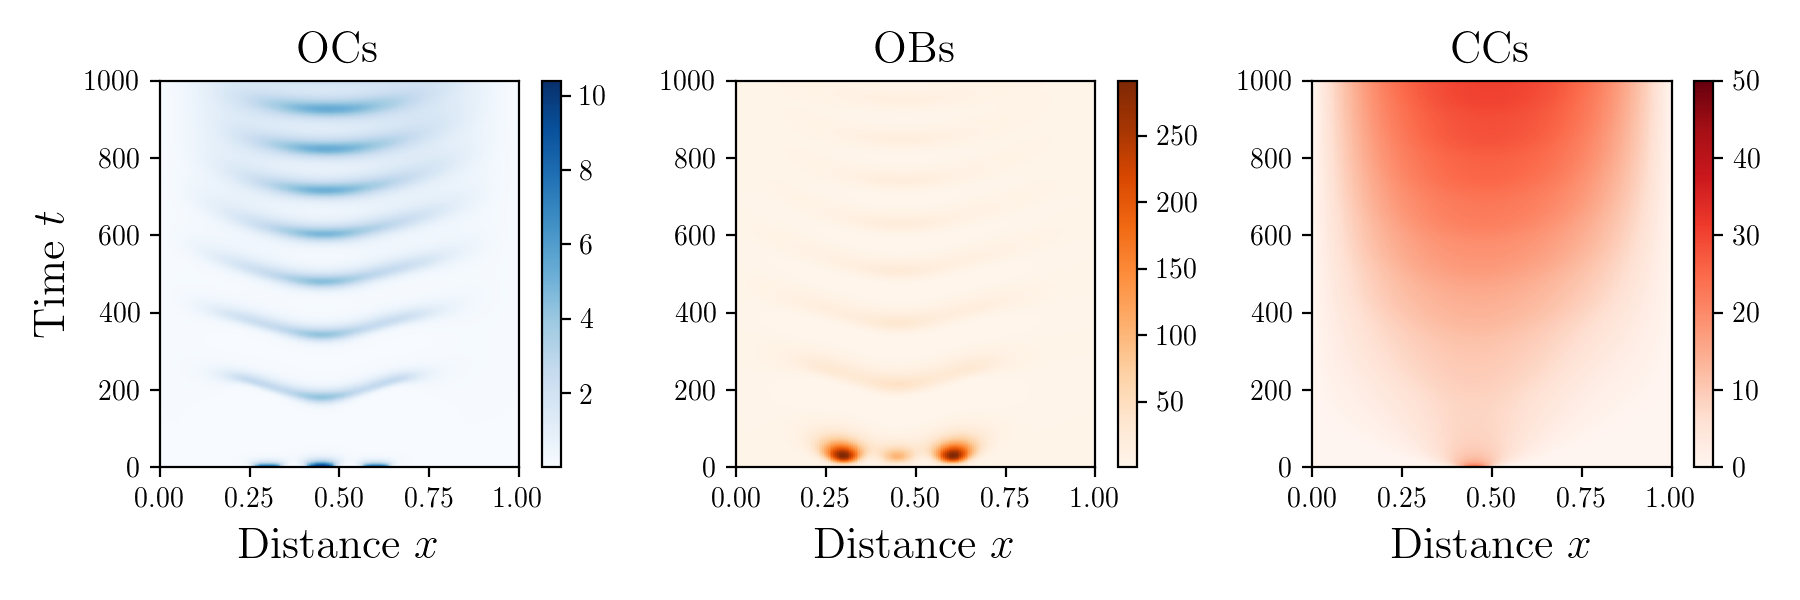

Recreate this plot in Python.
import matplotlib
matplotlib.use("Agg")
from fipy import *
import matplotlib.animation as manimation
from matplotlib import pyplot as plt
import numpy as np
from mpl_toolkits.mplot3d import Axes3D  # noqa: F401 unused import
from matplotlib import cm
from matplotlib.ticker import LinearLocator, FormatStrFormatter

plt.rc('text', usetex=True)
plt.rc('font', family='serif')
plt.rcParams['text.usetex'] = True

plt.close('all')

FFMpegWriter = manimation.writers['ffmpeg']
# metadata = dict(title='Bone remodeling', artist='Matplotlib', comment='Movie support!')
metadata = dict(title='Bone metastasis')
writer = FFMpegWriter(fps=15, metadata=metadata)

# temporal parameters
a1 = 0.3
a2 = 0.1
b1 = 0.2
b2 = 0.02
g1 = -0.3
g2 = 0.5
# k1 = 0.07
# k2 = 0.0022
K = 300.0

# sc1
# a3 = 0.045
# b3 = 0.05
# s1 = 0.001
# s2 = -0.00005
# s3 = 0.005
# s4 = 0.0
# k1 = 0.07
# k2 = 0.0022
#y0 = np.array([10.0, 5.0, 20.0, 95.0])
#k1 = 0.08 # original
#k2 = 0.0015 # original
#y0 = np.array([10.0, 5.0, 50.0, 92.0]) # original

# sc4
# a3 = 0.055
# b3 = 0.05
# s1 = 0.0005
# s2 = -0.009
# s3 = 0.001
# s4 = 0.0
# k1 = 0.02
# k2 = 0.003
# y0 = np.array([10.0, 5.0, 1.0, 95.0])

# sc3
a3 = 0.055
b3 = 0.05
s1 = 0.001
s2 = -0.005
s3 = 0.001
s4 = 0.0
k1 = 0.02
k2 = 0.003
#y0 = np.array([10.0, 5.0, 1.0, 95.0])
#k1 = 0.023 # original
#k2 = 0.0023 # original

# diffusion parameters
# D1 = 1.e-7
# D2 = 10.0*D1

D1 = 1.e-5
D2 = D1*2.
D3 = D1*10.

# convection parameters
C1 = 0.0*1.e-5
C2 = 0.0
C3 = 0.0

convCoeff1 = (C1,)
convCoeff2 = (C2,)
convCoeff3 = (C3,)

# note: convection >= 0.1 is too high

# discretization parameters
L  = 1.
nx = 200

dx = L / float(nx)

# finalTime = 1000.0
# timeTics  = 2000

finalTime = 1000.0
timeTics  = int(finalTime * 2)

timeStep = finalTime / float(timeTics)
dt = timeStep

print("Initializing. NOTE: dx = %f, dt = %f" % (dx, dt))

# setup
mesh = Grid1D(dx=L / nx, nx=nx)

x = mesh.cellCenters[0]
# convCoeff = g*(x-L/2) * [[1.]]

u1eq = (b2/a2)**(1.0/g2)
u2eq = (b1/a1)**(1.0/g1)
u3eq = 0.0

print((u1eq,u2eq,u3eq))

u1 = CellVariable(name="OCs", mesh=mesh, value=u1eq, hasOld=True)
u2 = CellVariable(name="OBs", mesh=mesh, value=u2eq, hasOld=True)
u3 = CellVariable(name="CCs", mesh=mesh, value=u3eq, hasOld=True)

center = 0.3
radius = center/8.

initialOCs = 10.
initialOBs = 5.0
initialCCs = 50.0

u1.setValue(initialOCs, where=((center-radius < x) & (x < center+radius)))
u2.setValue(initialOBs, where=((center-radius < x) & (x < center+radius)))
# u3.setValue(initialCCs, where=((center-radius < x) & (x < center+radius)))

center += 4.*radius
u1.setValue(initialOCs, where=((center-radius < x) & (x < center+radius)))
u2.setValue(initialOBs, where=((center-radius < x) & (x < center+radius)))

u3.setValue(initialCCs, where=((center-radius/2. < x) & (x < center+radius/2.)))

center += 4.*radius
u1.setValue(initialOCs, where=((center-radius < x) & (x < center+radius)))
u2.setValue(initialOBs, where=((center-radius < x) & (x < center+radius)))
# u3.setValue(initialCCs, where=((center-9.*radius < x) & (x < center+radius)))

# epsi = 1
# u1.setValue(u1eq/50, where=((10 - 2*epsi) < x) & (x < (10 + 2*epsi)))
# u2.setValue(u2eq*20, where=((10 - epsi) < x) & (x < (10 + epsi)))

# BCs: v0(t,0) = 0, v0(t,1) = 1; v1(t,0) = 1, v1(t,1) = 0
u1.constrain(u1eq, mesh.facesLeft)
u1.constrain(u1eq, mesh.facesRight)

u2.constrain(u2eq, mesh.facesLeft)
u2.constrain(u2eq, mesh.facesRight)

u3.constrain(u3eq, mesh.facesLeft)
u3.constrain(u3eq, mesh.facesRight)

sourceCoeff1 = a1*u2**g1 + s1*u3
sourceCoeff2 = a2*u1**g2 + s2*u3
sourceCoeff3 = a3*(1.0 - u3/K) + s3*u1**g2 + s4*u2**g1

eq1 = (TransientTerm(var=u1)
       == DiffusionTerm(coeff=D1, var=u1)
        - ConvectionTerm(coeff=convCoeff1, var=u1)
        - ImplicitSourceTerm(coeff=b1, var=u1)
        + ImplicitSourceTerm(coeff=sourceCoeff1, var=u1))

eq2 = (TransientTerm(var=u2)
       == DiffusionTerm(coeff=D2, var=u2)
        - ConvectionTerm(coeff=convCoeff2, var=u2)
        - ImplicitSourceTerm(coeff=b2, var=u2)
        + ImplicitSourceTerm(coeff=sourceCoeff2, var=u2))

eq3 = (TransientTerm(var=u3)
       == DiffusionTerm(coeff=D3, var=u3)
        - ConvectionTerm(coeff=convCoeff3, var=u3)
        - ImplicitSourceTerm(coeff=b3, var=u3)
        + ImplicitSourceTerm(coeff=sourceCoeff3, var=u3))

# fig = plt.figure(figsize=(8,4))
# ax  = plt.axes()

fig, (ax1, ax2, ax3) = plt.subplots(1, 3, figsize=(12,4))

#titleString = "Bone remodeling, D1=" + str(D1) + ", A1=" + str(convCoeff1)

eqn = eq1 & eq2 & eq3
# vi = MatplotlibViewer((u1, u2, u3), axes=ax, title=titleString)
v1 = MatplotlibViewer(u1, axes=ax1)
v2 = MatplotlibViewer(u2, axes=ax2)
v3 = MatplotlibViewer(u3, axes=ax3)

# timeStep = 1
# timeTics = 1000

actualTime = 0.
test_time  = [actualTime]
test_u1    = [u1.value.copy()]
test_u2    = [u2.value.copy()]
test_u3    = [u3.value.copy()]

with writer.saving(fig, "writer_simulation.mp4", dpi=200):
    for t in range(timeTics):
        u1.updateOld()
        u2.updateOld()
        u3.updateOld()

        res1 = res2 = res3 = 1e100
        ITER = 0

        while max(res1, res2, res3) > 0.01:
            print "Sweeping:", ITER
            ITER += 1
            res1 = eq1.sweep(var=u1, dt=timeStep)
            res2 = eq2.sweep(var=u2, dt=timeStep)
            res3 = eq3.sweep(var=u3, dt=timeStep)

        # eqn.solve(dt=timeStep)

        actualTime += timeStep
        titleString = r"Bone metastasis. Time $t$=" + str(actualTime)
        fig.suptitle(titleString)
	ax1.set_xlabel(r"Distance $x$", fontsize=16)
	ax1.set_ylabel(r"Density $u$", fontsize=16)
	ax2.set_xlabel(r"Distance $x$", fontsize=16)
	ax3.set_xlabel(r"Distance $x$", fontsize=16)
        test_time += [actualTime]
        test_u1   += [u1.value.copy()]
        test_u2   += [u2.value.copy()]
        test_u3   += [u3.value.copy()]

        # vi.plot()
        v1.plot()
        ax1.get_lines()[0].set_color("blue")
        ax1.get_legend().set_visible(False)

        v2.plot()
        ax2.get_lines()[0].set_color("orange")
        ax2.get_legend().set_visible(False)

        v3.plot()
        ax3.get_lines()[0].set_color("red")
        ax3.get_legend().set_visible(False)

        fig.tight_layout()
	fig.subplots_adjust(top=0.85)

        writer.grab_frame()

        if t % 10 == 0:
            print("Time Step #: %d; Time: %f" % (t, t*timeStep))

# raw_input("finite")

xAux = range(timeTics)
yAux = range(nx)

z1Aux = np.zeros((len(yAux),len(xAux)))
z2Aux = np.zeros((len(yAux),len(xAux)))
z3Aux = np.zeros((len(yAux),len(xAux)))

for xx in xAux:
    for yy in yAux:
        z1Aux[yy][xx] = test_u1[xx][yy]
        z2Aux[yy][xx] = test_u2[xx][yy]
        z3Aux[yy][xx] = test_u3[xx][yy]

Z1 = z1Aux
Z2 = z2Aux
Z3 = z3Aux

xAux = np.linspace(0., L, nx)
yAux = np.linspace(0., finalTime, timeTics)

Y, X = np.meshgrid(yAux, xAux)

# fig = plt.figure()
# ax = fig.gca(projection='3d')
#
# surf = ax.plot_surface(X, Y, Z, cmap=cm.coolwarm,
#                        linewidth=0, antialiased=False)

# Customize the z axis.
# ax.set_zlim(-1.01, 1.01)
# ax.zaxis.set_major_locator(LinearLocator(10))
# ax.zaxis.set_major_formatter(FormatStrFormatter('%.02f'))

# Add a color bar which maps values to colors.
# fig.colorbar(surf, shrink=0.5, aspect=5)
#
# plt.show()
# raw_input("finite")

plt.figure(figsize=(9,3))
plt.subplot(131)
plt.pcolor(X, Y, Z1, cmap='Blues')
plt.xlabel(r"Distance $x$",fontsize=16)
plt.ylabel(r"Time $t$", fontsize=16)
plt.title("OCs", fontsize=16)
# plt.axis([x.min(), x.max(), y.min(), y.max()])
plt.colorbar()
# plt.show()

# plt.figure()
plt.subplot(132)
plt.pcolor(X, Y, Z2, cmap='Oranges')
plt.xlabel(r"Distance $x$",fontsize=16)
#plt.ylabel(r"Time $t$", fontsize=16)
plt.title("OBs", fontsize=16)
# plt.axis([x.min(), x.max(), y.min(), y.max()])
plt.colorbar()

plt.subplot(133)
plt.pcolor(X, Y, Z3, cmap='Reds')
plt.xlabel(r"Distance $x$",fontsize=16)
#plt.ylabel(r"Time $t$", fontsize=16)
plt.title("CCs", fontsize=16)
# plt.axis([x.min(), x.max(), y.min(), y.max()])
plt.colorbar()


plt.tight_layout()
plt.show()
plt.savefig("ocs-and-obs.png",dpi=200)

raw_input("finite")
